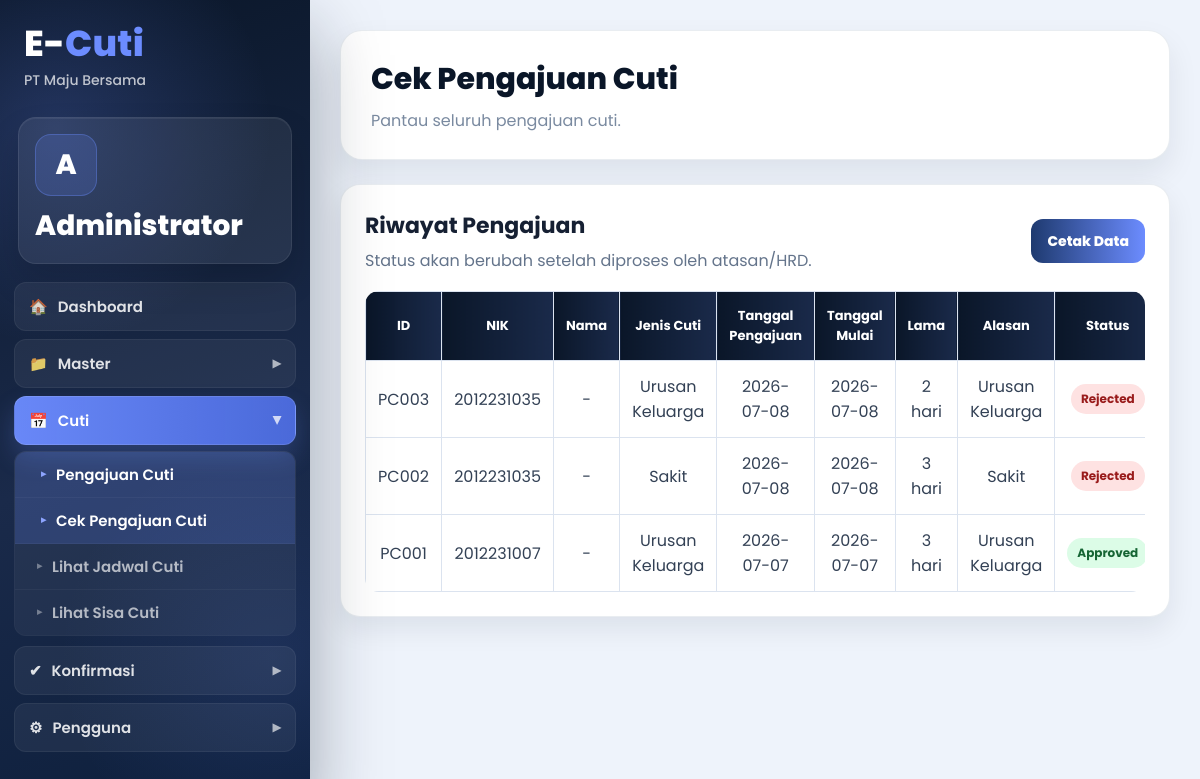
Screenshot of /cekpengajuancuti/index.php (signed in) with the database file from the repository.
### tables this page shows
CREATE TABLE `pengajuancuti` (
  `idpengajuancuti` varchar(10) NOT NULL,
  `nik` varchar(20) NOT NULL,
  `idcuti` varchar(10) NOT NULL,
  `tanggalpengajuan` date NOT NULL,
  `tanggalmulai` date NOT NULL,
  `lamacuti` int(11) NOT NULL,
  `alasancuti` varchar(100) NOT NULL,
  `status` varchar(15) NOT NULL DEFAULT 'Pending',
  PRIMARY KEY (`idpengajuancuti`)
);

CREATE TABLE `jeniscuti` (
  `idcuti` varchar(5) NOT NULL,
  `jeniscuti` varchar(30) NOT NULL,
  PRIMARY KEY (`idcuti`)
);

### cekpengajuancuti/index.php (the view, shortened to what this page needs)
<?php
require '../function/koneksi.php';
$sql = "
    SELECT p.*, k.nama, k.divisi, j.jeniscuti
    FROM pengajuancuti p
    LEFT JOIN karyawan k ON p.nik = k.nik
    LEFT JOIN jeniscuti j ON p.idcuti = j.idcuti
";
$sql .= " ORDER BY p.tanggalpengajuan DESC";
$query = mysqli_query($connect, $sql);
?>
<!doctype html>
<html lang="id">
<head>
</head>
<body>
<?php include '../function/sidebar.php'; ?>
<main class="content">
    <section class="ec-page-header">
        <h1>Cek Pengajuan Cuti</h1>
        <p><?php echo $isAdmin ? 'Pantau seluruh pengajuan cuti.' : 'Pantau status pengajuan cuti Anda.'; ?></p>
    </section>
    <section class="ec-card" style="padding:24px;">
        <div class="ec-toolbar">
            <div>
                <h2 style="margin:0;font-size:22px;">Riwayat Pengajuan</h2>
                <p style="margin:6px 0 0;color:#64748b;">Status akan berubah setelah diproses oleh atasan/HRD.</p>
            </div>
            <a class="ec-btn ec-btn-primary" href="print.php">Cetak Data</a>
        </div>
        <div class="ec-table-wrap">
            <table class="ec-table">
                <thead><tr><th>ID</th><th>NIK</th><th>Nama</th><th>Jenis Cuti</th><th>Tanggal Pengajuan</th><th>Tanggal Mulai</th><th>Lama</th><th>Alasan</th><th>Status</th></tr></thead>
                <tbody>
                <?php if ($query && mysqli_num_rows($query) > 0): ?>
                    <?php while ($row = mysqli_fetch_assoc($query)): ?>
                    <?php
                        $status = $row['status'] ?: 'Pending';
                        $class = in_array($status, ['Approved','Diterima','DITERIMA','Success'], true) ? 'success' : ($status === 'Rejected' ? 'danger' : 'warning');
                    ?>
                    <tr>
                        <td><?php echo htmlspecialchars($row['idpengajuancuti']); ?></td>
                        <td><?php echo htmlspecialchars($row['nik']); ?></td>
                        <td><?php echo htmlspecialchars($row['nama'] ?? '-'); ?></td>
                        <td><?php echo htmlspecialchars($row['jeniscuti'] ?? $row['idcuti']); ?></td>
                        <td><?php echo htmlspecialchars($row['tanggalpengajuan']); ?></td>
                        <td><?php echo htmlspecialchars($row['tanggalmulai']); ?></td>
                        <td><?php echo htmlspecialchars($row['lamacuti']); ?> hari</td>
                        <td><?php echo htmlspecialchars($row['alasancuti']); ?></td>
                        <td><span class="ec-badge <?php echo $class; ?>"><?php echo htmlspecialchars($status); ?></span></td>
                    </tr>
                    <?php endwhile; ?>
                <?php else: ?>
                    <tr><td colspan="9" style="text-align:center;color:#64748b;">Belum ada pengajuan cuti.</td></tr>
                <?php endif; ?>
                </tbody>
            </table>
        </div>
    </section>
</main>
</body>
</html>

### function/sidebar.php (style rules this page uses)
:root { --ec-login-bg:#0a1628; --ec-login-bg-2:#1a2a4a; --ec-login-bg-3:#0d1f3c; --ec-accent:#6c8cff; --ec-accent-2:#8ea5ff; --ec-page-bg:#eef3fb; --ec-text:#162033; --ec-muted:#6b7a90; --ec-white:#ffffff; --ec-border:#e8ecf1; --ec-danger:#ef4444; }
*,*::before,*::after { box-sizing:border-box; }
html { width:100%;overflow-x:hidden; }
body { margin:0; background:var(--ec-page-bg); color:var(--ec-text); font-family:'Poppins','Segoe UI',Arial,sans-serif; display:block; overflow-x:hidden; }
.content, #content-wrapper, .main-content { margin-left:310px; width:calc(100vw - 310px); max-width:calc(100vw - 310px); min-height:100vh; padding:30px; box-sizing:border-box; overflow-x:hidden; }
.ec-page-header, .header { background:#fff; border-radius:22px; padding:26px 30px; margin-bottom:24px; box-shadow:0 14px 30px rgba(10,22,40,.08); border:1px solid rgba(232,236,241,.95); }
.ec-page-header h1, .header h1 { margin:0; color:#0a1628; font-size:30px; font-weight:800; }
.ec-page-header p, .header p { margin:6px 0 0; color:#7a8aa0; }
.ec-card, .table-box, .form-box, .card, .form-card, .table-card, .stat-card { background:#fff; max-width:100%; border-radius:20px; box-shadow:0 12px 28px rgba(10,22,40,.08); border:1px solid rgba(232,236,241,.95); }
.ec-toolbar, .action-bar { display:flex; align-items:center; justify-content:space-between; gap:14px; flex-wrap:wrap; margin-bottom:18px; }
.btn-custom, .ec-btn, .btn { display:inline-flex; align-items:center; justify-content:center; gap:7px; padding:11px 16px; border-radius:12px; border:0; text-decoration:none; cursor:pointer; font-family:'Poppins','Segoe UI',Arial,sans-serif; font-size:14px; font-weight:800; line-height:1.2; min-height:44px; white-space:nowrap; transition:.2s ease; }
.ec-btn-primary, .btn-primary { background:linear-gradient(90deg,#1e3a6f,#6c8cff)!important; color:#fff!important; }
.ec-table-wrap { width:100%;max-width:100%;overflow-x:auto;border-radius:14px; }
table.ec-table { width:100%;border-collapse:collapse;border-spacing:0;min-width:760px; }
.ec-table th { background:linear-gradient(90deg,#0a1628,#1a2a4a); color:#fff; padding:14px 12px; text-align:center; font-size:13px; border:1px solid #dbe3ef; }
.ec-table td { padding:13px 12px;border:1px solid #e2e8f0;color:#334155;vertical-align:middle;text-align:center; }
.ec-table thead th { vertical-align:middle; }
.content table { border-collapse:collapse; }
.content table th,.content table td { border:1px solid #dbe3ef;text-align:center;vertical-align:middle; }
.ec-badge { display:inline-flex;padding:6px 10px;border-radius:999px;font-size:12px;font-weight:700; }
.ec-badge.success { background:#dcfce7;color:#166534; }
.ec-badge.danger { background:#fee2e2;color:#991b1b; }

### rows the page displays
pengajuancuti: idpengajuancuti "PC003", nik "2012231035", nama "-", idcuti.jeniscuti "Urusan Keluarga", tanggalpengajuan "2026-07-08", tanggalmulai "2026-07-08", lamacuti "2", alasancuti "Urusan Keluarga", status "Rejected"
pengajuancuti: idpengajuancuti "PC002", nik "2012231035", nama "-", idcuti.jeniscuti "Sakit", tanggalpengajuan "2026-07-08", tanggalmulai "2026-07-08", lamacuti "3", alasancuti "Sakit", status "Rejected"
pengajuancuti: idpengajuancuti "PC001", nik "2012231007", nama "-", idcuti.jeniscuti "Urusan Keluarga", tanggalpengajuan "2026-07-07", tanggalmulai "2026-07-07", lamacuti "3", alasancuti "Urusan Keluarga", status "Approved"

### other values shown
substr($nama, 0, 1) "A"
$nama "Administrator"
